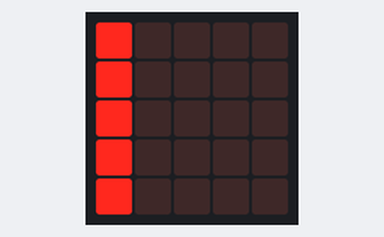
The program below on a simulated BBC micro:bit running MicroPython. On the bench: the board's 5×5 LED display. Random numbers come from a fixed seed. At 4.5 s the program stops and its outputs stay as they are.

Above: at 0.1 s.
At 0.6 s:
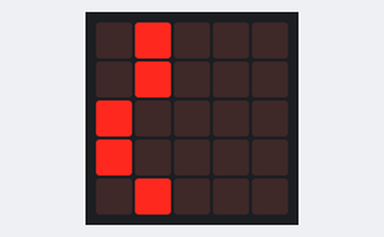
At 1.1 s:
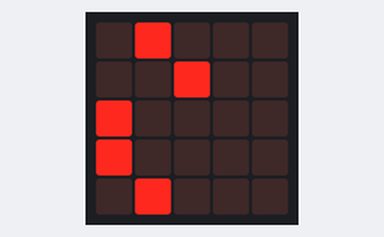
At 3.1 s:
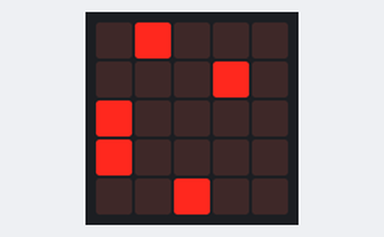
At 3.6 s:
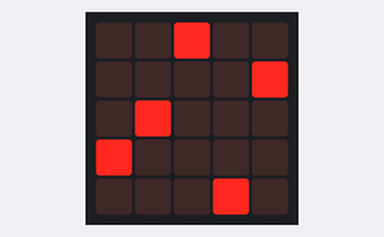

The program:

flea-race.py
```python
from microbit import *
import random

# add a speed field for each flear ?
alice = [0, 0, 1]
bob = [0, 1, 2]
carol = [0, 2, 3]
dave = [0, 3, 4]
eleanor = [0, 4, 5]

turtles = [alice, bob, carol, dave, eleanor]

# line up at start
for turtle in turtles:
    display.set_pixel(turtle[0], turtle[1], 9)


# race !
for x in range(1, 10):
    for turtle in turtles:
        # will this turtle move this turn?
       if random.randint(0, turtle[2]) == 1:
            display.set_pixel(turtle[0], turtle[1], 0)
            turtle[0] += 1
            turtle[0] = min(turtle[0], 4)
            display.set_pixel(turtle[0], turtle[1], 9)

    sleep(500)
```

Measured:
- what the display in image 1 shows lasts 0.5 s, from 0.5 s to 1.0 s
- what the display in image 2 shows lasts 2.0 s, from 1.0 s to 3.0 s
